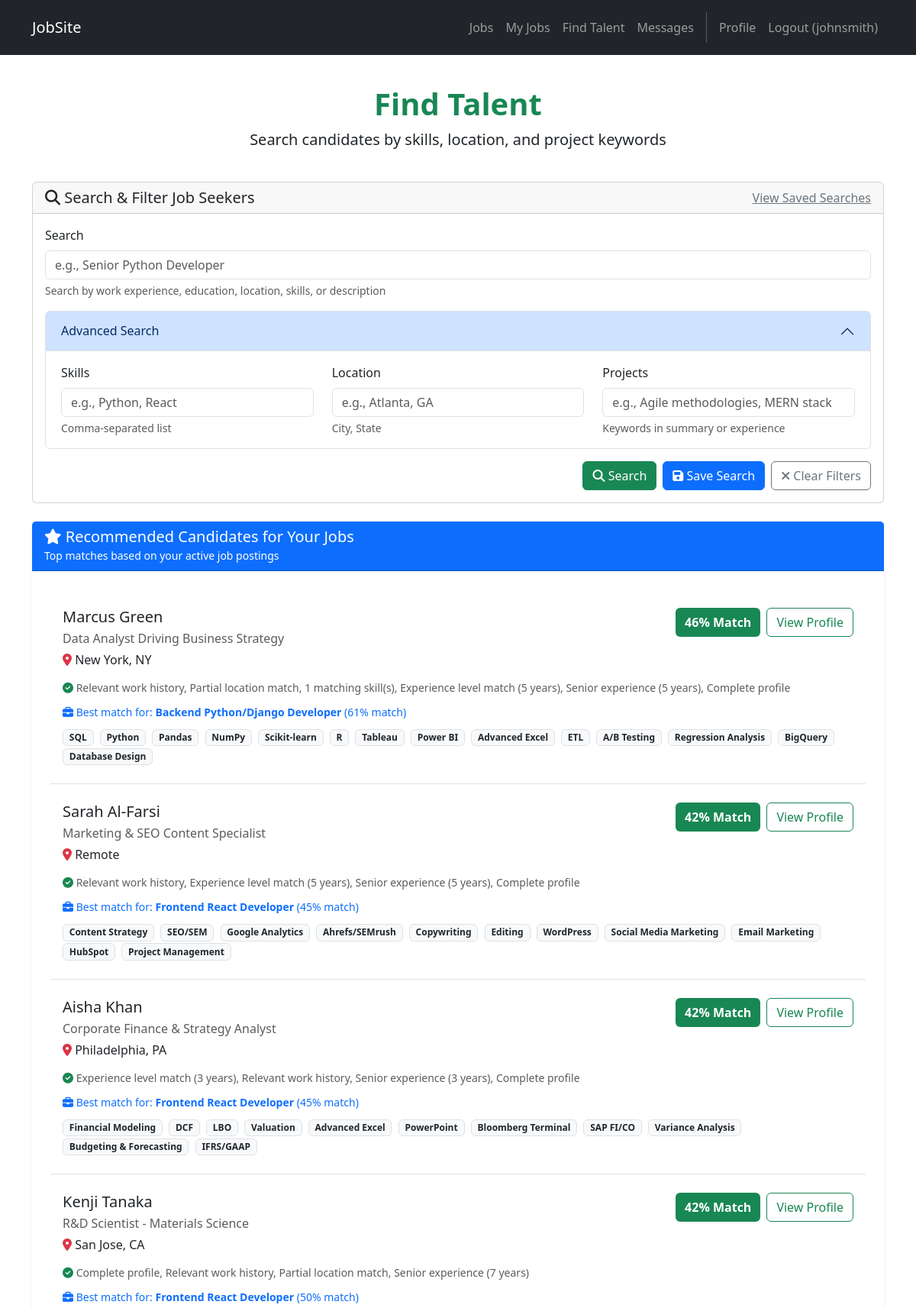
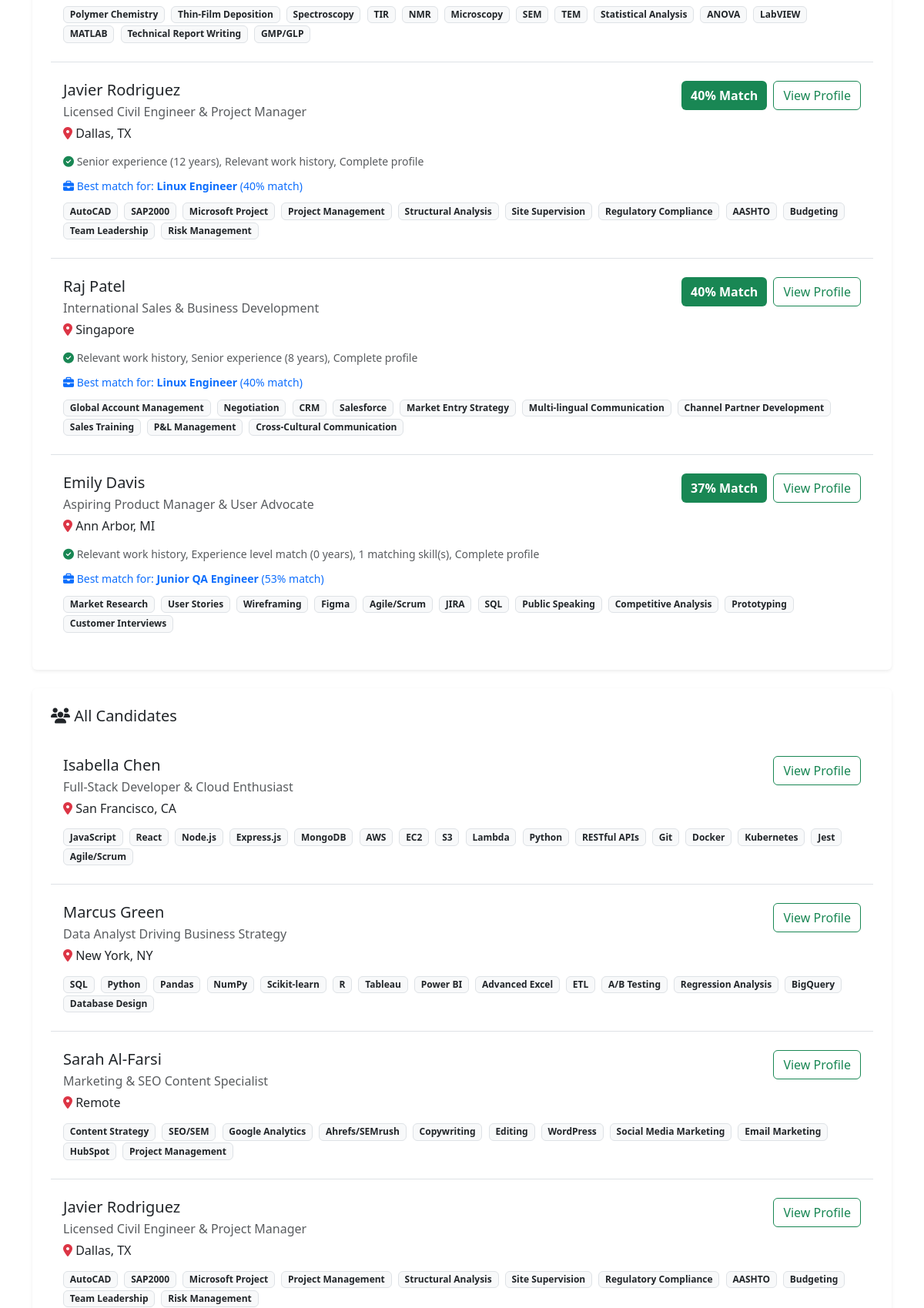
The app's page /candidates/search/ (signed in, upper part) with its own data (2 pictures, top to bottom).
### accounts/models.py (models this page shows, shortened)
class JobSeekerProfile(models.Model):
    user_profile = models.OneToOneField(UserProfile, on_delete=models.CASCADE, related_name='job_seeker_profile')
    headline = models.CharField(max_length=200, blank=True, help_text="Professional headline (e.g., 'Senior Python Developer')")
    summary = models.TextField(blank=True, help_text="Professional summary about yourself")
    skills = models.TextField(blank=True, help_text="List your skills (comma-separated)")
    location = models.CharField(max_length=200, blank=True)
    phone = models.CharField(max_length=20, blank=True)
    linkedin_url = models.URLField(blank=True)
    github_url = models.URLField(blank=True)
    portfolio_url = models.URLField(blank=True)
    resume_file = models.FileField(upload_to='resumes/', blank=True, null=True)
    is_available = models.BooleanField(default=True, help_text="Are you currently looking for opportunities?")
    show_contact_info = models.BooleanField(default=True, help_text="Allow recruiters to see your contact information")
    show_social_links = models.BooleanField(default=True, help_text="Allow recruiters to see your social media links")
    show_education = models.BooleanField(default=True, help_text="Allow recruiters to see your education history")
    show_experience = models.BooleanField(default=True, help_text="Allow recruiters to see your work experience")
    show_resume = models.BooleanField(default=True, help_text="Allow recruiters to download your resume")
    profile_visibility = models.CharField(
        max_length=20,
        choices=[
            ('public', 'Public - Visible to all recruiters'),
            ('private', 'Private - Only visible to you'),
        ],
        default='public',
        help_text="Control who can see your profile"
    )
    @property
    def skills_list(self):
        if self.skills:
            return [skill.strip() for skill in self.skills.split(',') if skill.strip()]
        return []

class UserProfile(models.Model):
    USER_TYPES = [
        ('job_seeker', 'Job Seeker'),
        ('recruiter', 'Recruiter'),
    ]
    user = models.OneToOneField(User, on_delete=models.CASCADE, related_name='profile')
    user_type = models.CharField(max_length=20, choices=USER_TYPES)
    created_at = models.DateTimeField(default=timezone.now)
    updated_at = models.DateTimeField(auto_now=True)
    @property
    def is_recruiter(self):
        return self.user_type == 'recruiter'

### jobs/models.py (models this page shows, shortened)
class Job(models.Model):
    JOB_TYPES = [
        ('full-time', 'Full Time'),
        ('part-time', 'Part Time'),
        ('contract', 'Contract'),
        ('internship', 'Internship'),
        ('freelance', 'Freelance'),
    ]
    EXPERIENCE_LEVELS = [
        ('entry', 'Entry Level'),
        ('mid', 'Mid Level'),
        ('senior', 'Senior Level'),
        ('executive', 'Executive'),
    ]
    WORK_TYPES = [
        ('remote', 'Remote'),
        ('onsite', 'On-site'),
        ('hybrid', 'Hybrid'),
    ]
    title = models.CharField(max_length=200)
    company = models.CharField(max_length=200)
    location = models.CharField(max_length=200)
    job_type = models.CharField(max_length=20, choices=JOB_TYPES, default='full-time')
    experience_level = models.CharField(max_length=20, choices=EXPERIENCE_LEVELS, default='entry')
    work_type = models.CharField(max_length=20, choices=WORK_TYPES, default='onsite')
    skills = models.TextField(blank=True, help_text="Comma-separated list of required skills")
    salary_min = models.DecimalField(max_digits=10, decimal_places=2, null=True, blank=True)
    salary_max = models.DecimalField(max_digits=10, decimal_places=2, null=True, blank=True)
    visa_sponsorship = models.BooleanField(default=False, help_text="Does this position offer visa sponsorship?")
    description = models.TextField()
    requirements = models.TextField()
    benefits = models.TextField(blank=True)
    posted_by = models.ForeignKey(User, on_delete=models.CASCADE, related_name='posted_jobs')
    created_at = models.DateTimeField(default=timezone.now)
    updated_at = models.DateTimeField(auto_now=True)
    is_active = models.BooleanField(default=True)
    application_deadline = models.DateField(null=True, blank=True)
    class Meta:
        ordering = ['-created_at']

### candidates/views.py (the view, shortened to what this page needs)
# urls.py: path('search/', views.candidate_search, name='candidates.candidate_search'),
@login_required
def candidate_search(request):
    if not request.user.profile.is_recruiter:
        messages.error(request, 'Access denied.')
        return redirect('home.index')
    total_new_candidate_matches = update_saved_searches_with_new_matches(request.user.profile)
    form = CandidateSearchForm(request.GET or None)
    results = JobSeekerProfile.objects.filter(profile_visibility='public')
    recommended_candidates = []
    is_searching = bool(request.GET and any(request.GET.get(field) for field in ['search_input', 'skills', 'location', 'projects']))
    if not is_searching:
        recommended_with_scores = get_recommended_candidates_for_recruiter(request.user.profile, limit=10)
        recommended_candidates = [(candidate, match_data) for candidate, match_data in recommended_with_scores]
    if total_new_candidate_matches > 0:
        saved_url = reverse('candidates.saved_candidate_searches')
        messages.info(request, mark_safe(
            f'You have {total_new_candidate_matches} new match(es) for saved searches. '
            f'View your <a href="{saved_url}">saved searches</a>.'
        ))
    if request.method == 'GET' and 'save_action' in request.GET:
        save_candidate_search(request, request.user.profile)
    template_data = {
        'title': 'Find Talent',
        'form': form,
        'results': results.select_related('user_profile__user')[:50],
        'recommended_candidates': recommended_candidates,
        'is_searching': is_searching,
    }
    return render(request, 'candidates/candidate_search.html', {'template_data': template_data})

### candidates/templates/candidates/candidate_search.html (shortened to what this page needs)
{% extends 'base.html' %}
{% block content %}
<div class="p-3 mt-4">
  <div class="container">
    <div class="row mb-4">
      <div class="col-12 text-center">
        <h1 class="fw-bold text-success">Find Talent</h1>
        <p class="lead">Search candidates by skills, location, and project keywords</p>
      </div>
    </div>
    <div class="card mb-4">
      <div class="card-header d-flex justify-content-between">
        <h5 class="mb-0"><i class="fas fa-search"></i> Search & Filter Job Seekers</h5>
        <a class="text-secondary" href="{% url 'candidates.saved_candidate_searches' %}">View Saved Searches</a>
      </div>
      <div class="card-body">
        <form method="GET" id="jobSearchForm" class="row g-3" action="{% url 'candidates.candidate_search' %}">
          <div class="col-md-12">
            <label class="form-label">Search</label>
            {{ template_data.form.search_input }}
            <div class="form-text">Search by work experience, education, location, skills, or description</div>
          </div>
          <div class="accordion" id="advancedSearch">
            <div class="accordion-item">
              <h2 class="accordion-header">
                <button class="accordion-button" type="button" data-bs-toggle="collapse" data-bs-target="#collapseOne"
                  aria-expanded="true" aria-controls="collapseOne">
                  Advanced Search
                </button>
              </h2>
              <div id="collapseOne" class="accordion-collapse collapse show" data-bs-parent="#advancedSearch">
                <div class="accordion-body">
                  <div class="row">
                    <div class="col-md-4">
                      <label class="form-label">Skills</label>
                      {{ template_data.form.skills }}
                      <div class="form-text">Comma-separated list</div>
                    </div>
                    <div class="col-md-4">
                      <label class="form-label">Location</label>
                      {{ template_data.form.location }}
                      <div class="form-text">City, State</div>
                    </div>
                    <div class="col-md-4">
                      <label class="form-label">Projects</label>
                      {{ template_data.form.projects }}
                     <div class="form-text">Keywords in summary or experience</div>
                    </div>
                  </div>
                </div>
              </div>
            </div>
          </div>
          <div class="col-12 d-flex justify-content-end gap-2">
            <button type="submit" class="btn btn-success">
              <i class="fas fa-search"></i> Search
            </button>
            <button type="submit" name="save_action" value="true" class="btn btn-primary">
              <i class="fas fa-save"></i> Save Search
            </button>
            <a href="{% url 'candidates.candidate_search' %}" class="btn btn-outline-secondary">
              <i class="fas fa-times"></i> Clear Filters
            </a>
          </div>
        </form>
      </div>
    </div>
    <div class="row">
      <div class="col-12">
        {% if template_data.recommended_candidates and not template_data.is_searching %}
        <div class="card border-0 shadow-sm mb-4">
          <div class="card-header bg-primary text-white">
            <h5 class="mb-0">
              <i class="fas fa-star"></i> Recommended Candidates for Your Jobs
            </h5>
            <small>Top matches based on your active job postings</small>
          </div>
          <div class="card-body p-4">
            <div class="list-group list-group-flush">
              {% for candidate, match_data in template_data.recommended_candidates %}
              <div class="list-group-item py-4">
                <div class="d-flex justify-content-between align-items-start">
                  <div>
                    <h5 class="mb-1">
                      {{ candidate.user_profile.user.first_name }} {{ candidate.user_profile.user.last_name }}
                    </h5>
                    {% if candidate.headline %}
                    <p class="mb-1 text-muted">{{ candidate.headline }}</p>
                    {% endif %}
                    {% if candidate.location %}
                    <p class="mb-1"><i class="fas fa-map-marker-alt text-danger"></i> {{ candidate.location }}</p>
                    {% endif %}
                  </div>
                  <div class="d-flex align-items-center gap-2">
                    <span class="badge bg-success d-flex align-items-center" style="height: 38px; padding: 0.375rem 0.75rem; font-size: 1rem;">{{ match_data.percentage }}% Match</span>
                    <a href="{% url 'accounts.profile' candidate.user_profile.user.username %}"
                      class="btn btn-outline-success">
                      View Profile
                    </a>
                  </div>
                </div>
                {% if match_data.details %}
                    <div class="mt-2">
                      <small class="text-muted">
                        <i class="fas fa-check-circle text-success"></i>
                        {{ match_data.details|join:", " }}
                      </small>
                    </div>
                    {% endif %}
                    {% if match_data.best_match_job %}
                    <div class="mt-2">
                      <small class="text-primary">
                        <i class="fas fa-briefcase"></i>
                        Best match for: <strong>{{ match_data.best_match_job.title }}</strong>
                        ({{ match_data.best_match_score }}% match)
                      </small>
                    </div>
                    {% endif %}
                {% if candidate.skills %}
                <div class="mt-2">
                  {% for s in candidate.skills_list %}
                  <span class="badge bg-light text-dark border me-1">{{ s }}</span>
                  {% endfor %}
                </div>
                {% endif %}
              </div>
              {% endfor %}
            </div>
          </div>
        </div>
        {% endif %}
        <div class="card border-0 shadow-sm">
          <div class="card-body p-4">
            {% if template_data.is_searching %}
              <h5 class="mb-3">
                <i class="fas fa-search"></i> Search Results
              </h5>
            {% elif template_data.recommended_candidates %}
              <h5 class="mb-3">
                <i class="fas fa-users"></i> All Candidates
              </h5>
            {% endif %}
            {% if template_data.results %}
            <div class="list-group list-group-flush">
              {% for js in template_data.results %}
              <div class="list-group-item py-4">
                <div class="d-flex justify-content-between align-items-start">
                  <div>
                    <h5 class="mb-1">{{ js.user_profile.user.first_name }} {{ js.user_profile.user.last_name }}</h5>
                    {% if js.headline %}
                    <p class="mb-1 text-muted">{{ js.headline }}</p>
                    {% endif %}
                    {% if js.location %}
                    <p class="mb-1"><i class="fas fa-map-marker-alt text-danger"></i> {{ js.location }}</p>
                    {% endif %}
                  </div>
                  <div class="text-end">
                    <a href="{% url 'accounts.profile' js.user_profile.user.username %}"
                      class="btn btn-outline-success">
                      View Profile
                    </a>
                  </div>
                </div>
                    {% if js.skills %}
                    <div class="mt-2">
                      {% for s in js.skills_list %}
                      <span class="badge bg-light text-dark border me-1">{{ s }}</span>
                      {% endfor %}
                    </div>
                    {% endif %}
              </div>
              {% endfor %}
            </div>
            {% else %}
            <p class="text-muted mb-0">No candidates match your criteria.</p>
            {% endif %}
          </div>
        </div>
      </div>
    </div>
  </div>
</div>
{% endblock content %}

### jobsite/templates/base.html (shortened to what this page needs)
<!DOCTYPE html>
<html>
  {% load static %}
  <head>
    <link href="https://cdn.jsdelivr.net/npm/bootstrap@5.3.3/dist/css/bootstrap.min.css" rel="stylesheet">
    <link rel="stylesheet" href="https://cdnjs.cloudflare.com/ajax/libs/font-awesome/6.1.1/css/all.min.css">
    <link rel="stylesheet" href="https://code.jquery.com/ui/1.14.1/themes/base/jquery-ui.css">
  </head>
  <body class="d-flex flex-column min-vh-100">
    <nav class="p-3 navbar navbar-dark bg-dark navbar-expand-lg">
      <div class="container">
        <a class="navbar-brand" href="{% url 'home.index' %}">
          <p class="mb-0">JobSite</p>
        </a>
        <div class="collapse navbar-collapse" id="navbarNavAltMarkup">
          <div class="navbar-nav ms-auto navbar-ml">
            <a class="nav-link" href="{% url 'jobs.list' %}">Jobs</a>
            {% if user.is_authenticated %}
              {% if user.profile.is_recruiter %}
                <a class="nav-link" href="{% url 'jobs.my_jobs' %}">My Jobs</a>
                <a class="nav-link" href="{% url 'candidates.candidate_search' %}">Find Talent</a>
              {% elif user.profile.is_job_seeker %}
                <a class="nav-link" href="{% url 'jobs.my_applications' %}">My Applications</a>
              {% endif %}
              <a class="nav-link" href="{% url 'messaging:inbox' %}">Messages</a>
              <a class="nav-link" href="{% url 'accounts.profile' user.username %}">Profile</a>
              <a class="nav-link" href="{% url 'accounts.logout' %}">Logout ({{ user.username }})</a>
            {% else %}
              <a class="nav-link" href="{% url 'accounts.login' %}">Login</a>
              <a class="nav-link" href="{% url 'accounts.signup' %}">Sign Up</a>
            {% endif %}
          </div>
        </div>
      </div>
    </nav>
    <div class="flex-grow-1">
      {% block content %}
      {% endblock content %}
    </div>
  </body>
</html>

### records on screen
JobSeekerProfile: user_profile.user.first_name "Marcus", user_profile.user.last_name "Green", headline "Data Analyst Driving Business Strategy", location "New York, NY", percentage "46", details "Relevant work history, Partial location match, 1 matching skill(s), Experience level match (5 years), Senior experience (5 years), Complete profile", best_match_job "Backend Python/Django Developer", best_match_score "61", skills_list "SQL" "Python" "Pandas" "NumPy" "Scikit-learn" "R" "Tableau" "Power BI" "Advanced Excel" "ETL" "A/B Testing" "Regression Analysis" "BigQuery" "Database Design", skills_list "SQL" "Python" "Pandas" "NumPy" "Scikit-learn" "R" "Tableau" "Power BI" "Advanced Excel" "ETL" "A/B Testing" "Regression Analysis" "BigQuery" "Database Design"
JobSeekerProfile: user_profile.user.first_name "Sarah", user_profile.user.last_name "Al-Farsi", headline "Marketing & SEO Content Specialist", location "Remote", percentage "42", details "Relevant work history, Experience level match (5 years), Senior experience (5 years), Complete profile", best_match_job "Frontend React Developer", best_match_score "45", skills_list "Content Strategy" "SEO/SEM" "Google Analytics" "Ahrefs/SEMrush" "Copywriting" "Editing" "WordPress" "Social Media Marketing" "Email Marketing" "HubSpot" "Project Management", skills_list "Content Strategy" "SEO/SEM" "Google Analytics" "Ahrefs/SEMrush" "Copywriting" "Editing" "WordPress" "Social Media Marketing" "Email Marketing" "HubSpot" "Project Management"
JobSeekerProfile: user_profile.user.first_name "Aisha", user_profile.user.last_name "Khan", headline "Corporate Finance & Strategy Analyst", location "Philadelphia, PA", percentage "42", details "Experience level match (3 years), Relevant work history, Senior experience (3 years), Complete profile", best_match_job "Frontend React Developer", best_match_score "45", skills_list "Financial Modeling" "DCF" "LBO" "Valuation" "Advanced Excel" "PowerPoint" "Bloomberg Terminal" "SAP FI/CO" "Variance Analysis" "Budgeting & Forecasting" "IFRS/GAAP"
JobSeekerProfile: user_profile.user.first_name "Kenji", user_profile.user.last_name "Tanaka", headline "R&D Scientist - Materials Science", location "San Jose, CA", percentage "42", details "Complete profile, Relevant work history, Partial location match, Senior experience (7 years)", best_match_job "Frontend React Developer", best_match_score "50", skills_list "Polymer Chemistry" "Thin-Film Deposition" "Spectroscopy" "TIR" "NMR" "Microscopy" "SEM" "TEM" "Statistical Analysis" "ANOVA" "LabVIEW" "MATLAB" "Technical Report Writing" "GMP/GLP"
JobSeekerProfile: user_profile.user.first_name "Javier", user_profile.user.last_name "Rodriguez", headline "Licensed Civil Engineer & Project Manager", location "Dallas, TX", percentage "40", details "Senior experience (12 years), Relevant work history, Complete profile", best_match_job "Linux Engineer", best_match_score "40", skills_list "AutoCAD" "SAP2000" "Microsoft Project" "Project Management" "Structural Analysis" "Site Supervision" "Regulatory Compliance" "AASHTO" "Budgeting" "Team Leadership" "Risk Management", skills_list "AutoCAD" "SAP2000" "Microsoft Project" "Project Management" "Structural Analysis" "Site Supervision" "Regulatory Compliance" "AASHTO" "Budgeting" "Team Leadership" "Risk Management"
JobSeekerProfile: user_profile.user.first_name "Raj", user_profile.user.last_name "Patel", headline "International Sales & Business Development", location "Singapore", percentage "40", details "Relevant work history, Senior experience (8 years), Complete profile", best_match_job "Linux Engineer", best_match_score "40", skills_list "Global Account Management" "Negotiation" "CRM" "Salesforce" "Market Entry Strategy" "Multi-lingual Communication" "Channel Partner Development" "Sales Training" "P&L Management" "Cross-Cultural Communication"
JobSeekerProfile: user_profile.user.first_name "Emily", user_profile.user.last_name "Davis", headline "Aspiring Product Manager & User Advocate", location "Ann Arbor, MI", percentage "37", details "Relevant work history, Experience level match (0 years), 1 matching skill(s), Complete profile", best_match_job "Junior QA Engineer", best_match_score "53", skills_list "Market Research" "User Stories" "Wireframing" "Figma" "Agile/Scrum" "JIRA" "SQL" "Public Speaking" "Competitive Analysis" "Prototyping" "Customer Interviews"
JobSeekerProfile: user_profile.user.first_name "Isabella", user_profile.user.last_name "Chen", headline "Full-Stack Developer & Cloud Enthusiast", location "San Francisco, CA", skills_list "JavaScript" "React" "Node.js" "Express.js" "MongoDB" "AWS" "EC2" "S3" "Lambda" "Python" "RESTful APIs" "Git" "Docker" "Kubernetes" "Jest" "Agile/Scrum"

### other values on screen
{{ user.username }} "johnsmith"
